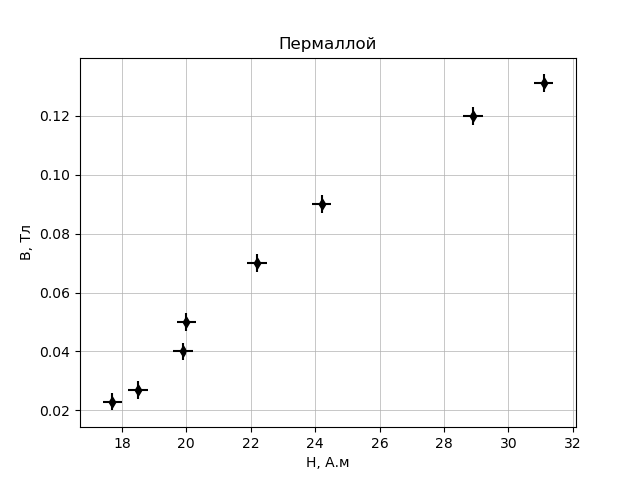

Recreate this plot in Python.
import matplotlib.pyplot as plt

B = [0.131, 0.120, 0.09, 0.07, 0.05, 0.04, 0.027, 0.023]
H = [31.1, 28.9, 24.2, 22.2, 20, 19.9, 18.5, 17.7]

fig, ax = plt.subplots()

plt.scatter(H, B, s=30, c='black', marker='d', zorder = 1)
ax.errorbar(H, B, xerr=0.3, yerr=0.003, linestyle='none', color='black')
plt.grid(linewidth = 0.5)
plt.xlabel('H, А.м')
plt.ylabel('B, Тл')
plt.title('Пермаллой')
plt.savefig('Пермаллой.png')
plt.show()
